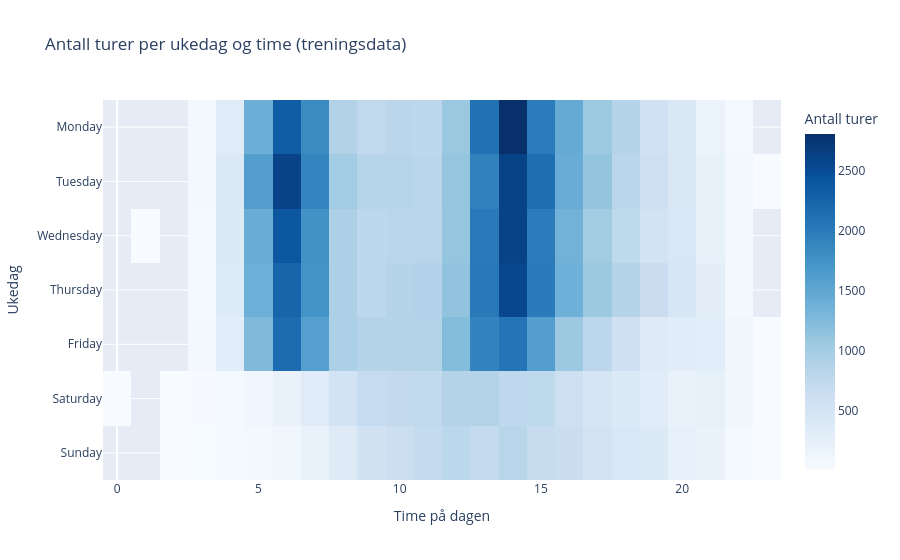

This figure's notebook cell:
### Code cell
# Heatmap: Antall turer per ukedag og time (kun treningsdata)
trips_train = trips_df[trips_df['started_at'] <= train_end_date].copy()
trips_train['weekday'] = trips_train['started_at'].dt.day_name()
trips_train['hour'] = trips_train['started_at'].dt.hour

# Tell antall turer per ukedag og time
trips_heatmap = trips_train.groupby(['weekday', 'hour']).size().reset_index(name='count')

# Sorter ukedager riktig
trips_pivot = trips_heatmap.pivot(index='weekday', columns='hour', values='count')
trips_pivot = trips_pivot.reindex(weekday_order)

fig = px.imshow(
    trips_pivot,
    labels=dict(x="Time på dagen", y="Ukedag", color="Antall turer"),
    aspect="auto",
    title="Antall turer per ukedag og time (treningsdata)",
    color_continuous_scale='Blues'
)
fig.show()

### Figure 1 — Plotly figure (JSON) as saved in the notebook; plotly's stock layout.template omitted (floating-point values rounded to 4 significant figures; data arrays with more than 128 entries replaced by an {"elided": "..."} marker saying what was removed)
{"data": [{"coloraxis": "coloraxis", "hovertemplate": "Time på dagen: %{x}<br>Ukedag: %{y}<br>Antall turer: %{z}<extra></extra>", "name": "0", "type": "heatmap", "x": [0, 1, 2, 3, 4, 5, 6, 7, 8, 9, 10, 11, 12, 13, 14, 15, 16, 17, 18, 19, 20, 21, 22, 23], "xaxis": "x", "y": ["Monday", "Tuesday", "Wednesday", "Thursday", "Friday", "Saturday", "Sunday"], "yaxis": "y", "z": {"elided": "7x24 float values"}}], "layout": {"coloraxis": {"colorbar": {"title": {"text": "Antall turer"}}, "colorscale": [[0, "rgb(247,251,255)"], [0.125, "rgb(222,235,247)"], [0.25, "rgb(198,219,239)"], [0.375, "rgb(158,202,225)"], [0.5, "rgb(107,174,214)"], [0.625, "rgb(66,146,198)"], [0.75, "rgb(33,113,181)"], [0.875, "rgb(8,81,156)"], [1, "rgb(8,48,107)"]]}, "title": {"text": "Antall turer per ukedag og time (treningsdata)"}, "xaxis": {"anchor": "y", "domain": [0, 1], "title": {"text": "Time på dagen"}}, "yaxis": {"anchor": "x", "autorange": "reversed", "domain": [0, 1], "title": {"text": "Ukedag"}}}}
